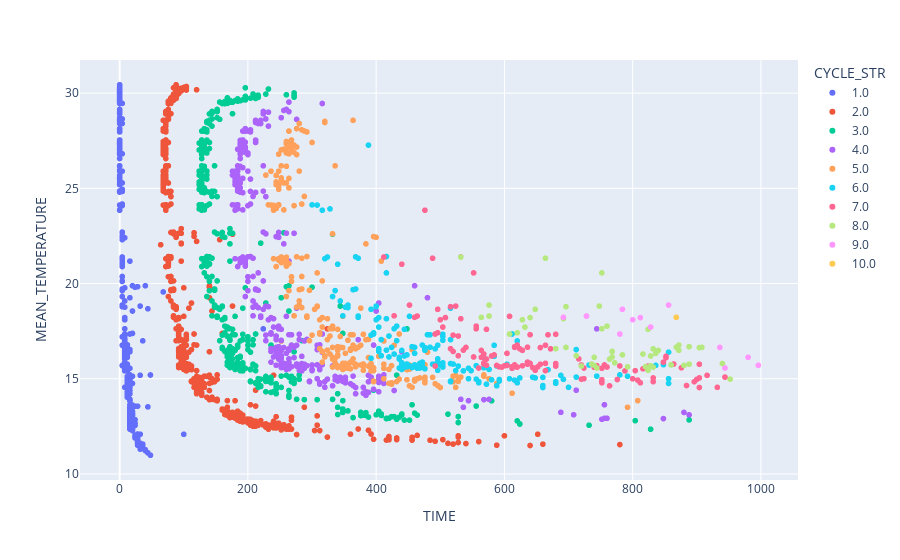

The notebook cell saved with this chart:
### Code cell
px.scatter(peaks_row_2, x="TIME", y="MEAN_TEMPERATURE", color="CYCLE_STR",
           hover_data=["POSITION_STR"])

### Figure 1 — Plotly figure (JSON) as saved in the notebook; plotly's stock layout.template omitted (floating-point values rounded to 4 significant figures; data arrays with more than 128 entries replaced by an {"elided": "..."} marker saying what was removed)
{"data": [{"customdata": {"elided": "515x1 str values"}, "hovertemplate": "CYCLE_STR=1.0<br>TIME=%{x}<br>MEAN_TEMPERATURE=%{y}<br>POSITION_STR=%{customdata[0]}<extra></extra>", "legendgroup": "1.0", "marker": {"color": "#636efa", "symbol": "circle"}, "mode": "markers", "name": "1.0", "showlegend": true, "type": "scattergl", "x": {"elided": "515 int values"}, "xaxis": "x", "y": {"elided": "515 float values"}, "yaxis": "y"}, {"customdata": {"elided": "566x1 str values"}, "hovertemplate": "CYCLE_STR=2.0<br>TIME=%{x}<br>MEAN_TEMPERATURE=%{y}<br>POSITION_STR=%{customdata[0]}<extra></extra>", "legendgroup": "2.0", "marker": {"color": "#EF553B", "symbol": "circle"}, "mode": "markers", "name": "2.0", "showlegend": true, "type": "scattergl", "x": {"elided": "566 int values"}, "xaxis": "x", "y": {"elided": "566 float values"}, "yaxis": "y"}, {"customdata": {"elided": "414x1 str values"}, "hovertemplate": "CYCLE_STR=3.0<br>TIME=%{x}<br>MEAN_TEMPERATURE=%{y}<br>POSITION_STR=%{customdata[0]}<extra></extra>", "legendgroup": "3.0", "marker": {"color": "#00cc96", "symbol": "circle"}, "mode": "markers", "name": "3.0", "showlegend": true, "type": "scattergl", "x": {"elided": "414 int values"}, "xaxis": "x", "y": {"elided": "414 float values"}, "yaxis": "y"}, {"customdata": {"elided": "325x1 str values"}, "hovertemplate": "CYCLE_STR=4.0<br>TIME=%{x}<br>MEAN_TEMPERATURE=%{y}<br>POSITION_STR=%{customdata[0]}<extra></extra>", "legendgroup": "4.0", "marker": {"color": "#ab63fa", "symbol": "circle"}, "mode": "markers", "name": "4.0", "showlegend": true, "type": "scattergl", "x": {"elided": "325 int values"}, "xaxis": "x", "y": {"elided": "325 float values"}, "yaxis": "y"}, {"customdata": {"elided": "253x1 str values"}, "hovertemplate": "CYCLE_STR=5.0<br>TIME=%{x}<br>MEAN_TEMPERATURE=%{y}<br>POSITION_STR=%{customdata[0]}<extra></extra>", "legendgroup": "5.0", "marker": {"color": "#FFA15A", "symbol": "circle"}, "mode": "markers", "name": "5.0", "showlegend": true, "type": "scattergl", "x": {"elided": "253 int values"}, "xaxis": "x", "y": {"elided": "253 float values"}, "yaxis": "y"}, {"customdata": {"elided": "162x1 str values"}, "hovertemplate": "CYCLE_STR=6.0<br>TIME=%{x}<br>MEAN_TEMPERATURE=%{y}<br>POSITION_STR=%{customdata[0]}<extra></extra>", "legendgroup": "6.0", "marker": {"color": "#19d3f3", "symbol": "circle"}, "mode": "markers", "name": "6.0", "showlegend": true, "type": "scattergl", "x": {"elided": "162 int values"}, "xaxis": "x", "y": {"elided": "162 float values"}, "yaxis": "y"}, {"customdata": [["19"], ["21"], ["21"], ["21"], ["21"], ["21"], ["22"], ["22"], ["22"], ["22"], ["23"], ["23"], ["23"], ["23"], ["23"], ["23"], ["23"], ["23"], ["23"], ["23"], ["23"], ["23"], ["23"], ["23"], ["23"], ["23"], ["23"], ["23"], ["24"], ["24"], ["24"], ["24"], ["24"], ["24"], ["24"], ["24"], ["24"], ["24"], ["24"], ["24"], ["24"], ["24"], ["24"], ["24"], ["24"], ["24"], ["24"], ["24"], ["24"], ["24"], ["24"], ["24"], ["24"], ["24"], ["24"], ["24"], ["24"], ["24"], ["24"], ["24"], ["24"], ["24"], ["24"], ["24"], ["24"], ["24"], ["24"], ["24"], ["24"], ["24"], ["24"], ["24"], ["24"], ["24"], ["24"], ["24"], ["24"], ["24"], ["24"], ["24"], ["24"], ["24"], ["24"], ["24"], ["24"], ["24"], ["24"], ["24"], ["24"], ["24"], ["24"], ["24"], ["24"], ["24"], ["24"], ["24"], ["24"], ["25"], ["25"], ["25"], ["25"], ["25"], ["25"], ["25"], ["25"], ["25"], ["25"], ["25"], ["25"], ["25"], ["25"], ["25"], ["25"], ["25"], ["25"], ["25"], ["25"]], "hovertemplate": "CYCLE_STR=7.0<br>TIME=%{x}<br>MEAN_TEMPERATURE=%{y}<br>POSITION_STR=%{customdata[0]}<extra></extra>", "legendgroup": "7.0", "marker": {"color": "#FF6692", "symbol": "circle"}, "mode": "markers", "name": "7.0", "showlegend": true, "type": "scattergl", "x": [476, 412, 488, 440, 532, 552, 496, 516, 452, 524, 556, 668, 508, 556, 500, 532, 492, 528, 428, 680, 640, 608, 460, 572, 520, 496, 464, 504, 672, 716, 580, 568, 640, 596, 744, 760, 724, 852, 756, 616, 612, 568, 616, 492, 664, 628, 572, 780, 616, 516, 616, 904, 636, 600, 848, 564, 876, 592, 752, 648, 680, 604, 656, 636, 628, 620, 624, 816, 520, 720, 656, 584, 664, 740, 560, 572, 652, 664, 612, 604, 536, 804, 852, 680, 540, 588, 636, 528, 564, 636, 864, 788, 552, 824, 568, 644, 620, 752, 832, 896, 800, 916, 720, 904, 904, 944, 776, 932, 724, 808, 884, 832, 900, 752, 752, 764, 812], "xaxis": "x", "y": [23.85, 21.4, 21.33, 21.02, 21.4, 20.56, 18.65, 18.79, 18.87, 18.82, 17.76, 17.31, 18.21, 17.62, 18.1, 18.15, 17.35, 17.25, 18.3, 17.34, 17.31, 18.28, 18.23, 17.6, 17.29, 17.41, 18.29, 17.72, 16.57, 16.05, 16.19, 15.77, 15.81, 15.61, 15.69, 15.62, 15.57, 16.18, 15.72, 16.68, 15.64, 15.84, 15.73, 15.67, 16.76, 15.68, 16.03, 15.67, 15.63, 16.58, 16.65, 15.76, 15.77, 15.68, 15.87, 16.12, 15.58, 15.63, 15.55, 15.44, 15.67, 15.7, 15.76, 15.77, 16.49, 15.61, 16.57, 15.52, 16.43, 15.72, 16.64, 16.25, 15.43, 15.6, 15.57, 15.71, 15.63, 15.81, 15.55, 16.33, 16.5, 15.43, 16.11, 15.8, 16.65, 15.7, 16.66, 16.21, 16.49, 15.88, 15.77, 15.41, 16.14, 15.67, 16.3, 15.59, 16.77, 14.85, 14.85, 14.84, 15.0, 15.18, 14.98, 15.05, 14.54, 15.09, 14.96, 14.55, 15.0, 14.93, 14.65, 15.04, 14.97, 14.95, 14.79, 14.63, 14.79], "yaxis": "y"}, {"customdata": [["21"], ["21"], ["21"], ["22"], ["22"], ["22"], ["22"], ["23"], ["23"], ["23"], ["23"], ["23"], ["23"], ["23"], ["23"], ["23"], ["23"], ["23"], ["24"], ["24"], ["24"], ["24"], ["24"], ["24"], ["24"], ["24"], ["24"], ["24"], ["24"], ["24"], ["24"], ["24"], ["24"], ["24"], ["24"], ["24"], ["24"], ["24"], ["24"], ["24"], ["24"], ["24"], ["24"], ["24"], ["24"], ["24"], ["24"], ["24"], ["24"], ["24"], ["24"], ["24"], ["25"]], "hovertemplate": "CYCLE_STR=8.0<br>TIME=%{x}<br>MEAN_TEMPERATURE=%{y}<br>POSITION_STR=%{customdata[0]}<extra></extra>", "legendgroup": "8.0", "marker": {"color": "#B6E880", "symbol": "circle"}, "mode": "markers", "name": "8.0", "showlegend": true, "type": "scattergl", "x": [532, 664, 752, 648, 696, 576, 748, 760, 640, 752, 628, 692, 608, 564, 824, 620, 576, 632, 828, 736, 832, 888, 820, 772, 860, 720, 764, 680, 908, 888, 828, 740, 792, 824, 888, 872, 832, 768, 904, 784, 744, 740, 836, 940, 696, 880, 868, 712, 840, 768, 816, 872, 952], "xaxis": "x", "y": [21.4, 21.33, 20.56, 18.65, 18.79, 18.87, 18.82, 17.76, 18.21, 17.62, 18.1, 18.15, 17.35, 18.23, 17.6, 17.41, 18.29, 17.72, 16.19, 15.77, 15.61, 16.68, 15.64, 15.84, 15.73, 15.67, 16.03, 16.58, 16.65, 15.77, 15.68, 16.12, 15.63, 15.44, 15.76, 16.49, 16.57, 16.43, 16.64, 16.25, 15.57, 15.71, 16.33, 15.8, 16.65, 15.7, 16.66, 16.21, 16.49, 16.14, 16.3, 16.77, 14.98], "yaxis": "y"}, {"customdata": [["22"], ["22"], ["23"], ["23"], ["23"], ["23"], ["23"], ["23"], ["24"], ["24"], ["24"], ["24"]], "hovertemplate": "CYCLE_STR=9.0<br>TIME=%{x}<br>MEAN_TEMPERATURE=%{y}<br>POSITION_STR=%{customdata[0]}<extra></extra>", "legendgroup": "9.0", "marker": {"color": "#FF97FF", "symbol": "circle"}, "mode": "markers", "name": "9.0", "showlegend": true, "type": "scattergl", "x": [784, 856, 812, 800, 780, 692, 728, 828, 980, 944, 996, 936], "xaxis": "x", "y": [18.65, 18.87, 18.21, 18.1, 17.35, 18.23, 18.29, 17.72, 16.12, 15.57, 15.71, 16.65], "yaxis": "y"}, {"customdata": [["23"]], "hovertemplate": "CYCLE_STR=10.0<br>TIME=%{x}<br>MEAN_TEMPERATURE=%{y}<br>POSITION_STR=%{customdata[0]}<extra></extra>", "legendgroup": "10.0", "marker": {"color": "#FECB52", "symbol": "circle"}, "mode": "markers", "name": "10.0", "showlegend": true, "type": "scattergl", "x": [868], "xaxis": "x", "y": [18.23], "yaxis": "y"}], "layout": {"legend": {"title": {"text": "CYCLE_STR"}, "tracegroupgap": 0}, "margin": {"t": 60}, "xaxis": {"anchor": "y", "domain": [0, 1], "title": {"text": "TIME"}}, "yaxis": {"anchor": "x", "domain": [0, 1], "title": {"text": "MEAN_TEMPERATURE"}}}}
